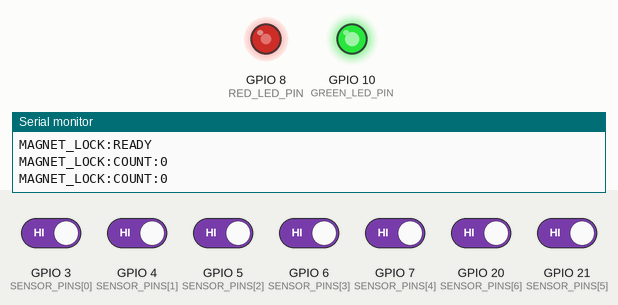
Simulated run of this sketch. Board: Seeed XIAO ESP32-C3. Shown: output pins drawn as LEDs (lit = HIGH), the last lines printed to the serial monitor. The test bench sets the inputs (shaded band); at power-on: GPIO 3 (SENSOR_PINS[0]), GPIO 4 (SENSOR_PINS[1]), GPIO 5 (SENSOR_PINS[2]), GPIO 6 (SENSOR_PINS[3]), GPIO 7 (SENSOR_PINS[4]), GPIO 20 (SENSOR_PINS[6]), GPIO 21 (SENSOR_PINS[5]) HIGH.

Above: at 2.26 s.
2.3 s: GPIO 3 (SENSOR_PINS[0]) driven LOW
At 2.62 s:
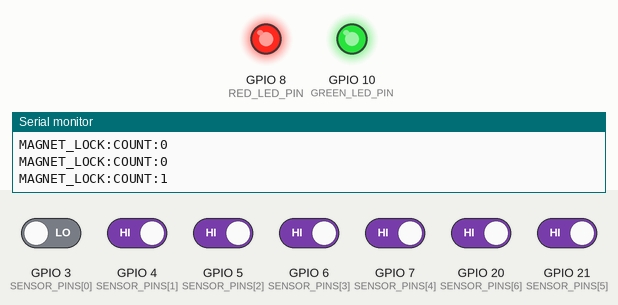
5.3 s: GPIO 3 (SENSOR_PINS[0]) driven HIGH
At 6.4 s:
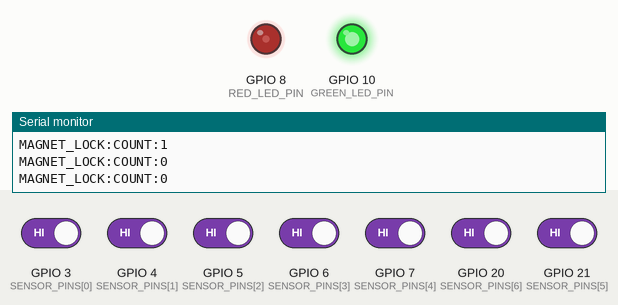
8.3 s: GPIO 4 (SENSOR_PINS[1]) driven LOW
At 8.94 s:
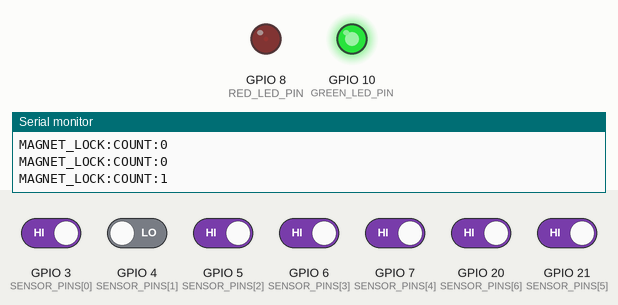
11.3 s: GPIO 5 (SENSOR_PINS[2]) driven LOW
At 11.94 s:
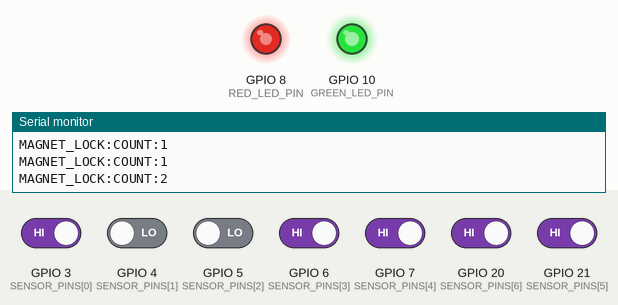
14.3 s: GPIO 6 (SENSOR_PINS[3]) driven LOW
17.3 s: GPIO 7 (SENSOR_PINS[4]) driven LOW
Timing chart, 0 to 21.3 s (numbered marks = the images above; inputs shaded):
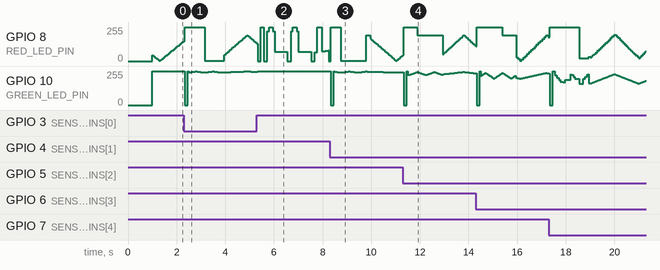

The sketch:

ChaosHeistController.ino
```cpp
#include <Arduino.h>

// Seven KY-003 digital Hall-effect sensor modules on the XIAO ESP32-C3.
const int SENSOR_PINS[] = {D1, D2, D3, D4, D5, D6, D7};
const int SENSOR_COUNT = sizeof(SENSOR_PINS) / sizeof(SENSOR_PINS[0]);

// IMPORTANT: In Arduino IDE, set Tools > USB CDC On Boot > Enabled.
// The XIAO also labels D6/GPIO21 as UART TX. With USB CDC disabled, the
// Serial heartbeat can appear as activity on D6 and make that KY-003 LED
// flicker. USB CDC keeps the PC serial connection on the native USB pins.

// Four-leg RGB LED. Only the red and green channels are needed.
// Use one 220-330 ohm resistor on EACH connected color leg.
// D8/GPIO8 is used only as an LED output. Unlike a Hall input, this does not
// let a detected magnet force a boot-strapping pin low during reset. D0/GPIO2
// and the boot-button pin D9/GPIO9 are deliberately left unconnected.
const int RED_LED_PIN = D8;
const int GREEN_LED_PIN = D10;

// false: common cathode goes to GND.
// true: common anode goes to 3V3 and the PWM output is inverted.
const bool RGB_COMMON_ANODE = true;

// Most KY-003 modules pull their signal LOW when the correct
// magnet pole is detected. INPUT_PULLUP also keeps the signal
// in a known state if the module is disconnected.
const bool SENSOR_ACTIVE_LOW = true;

const unsigned long HEARTBEAT_INTERVAL_MS = 1000;
const unsigned long SENSOR_DEBOUNCE_MS = 30;
const unsigned long RETURN_ENERGY_BOOST_MS = 1600;
const unsigned long RETURN_BOOST_PULSE_PERIOD_MS = 700;
// Keep the final LED failure effect long enough to accompany the Windows
// shutdown sequence: fluorescent buzz, fading buzz, dying buzz, then TV off.
const unsigned long POWER_LOSS_LIGHTS_MS = 2347;
const unsigned long POWER_LOSS_BUZZ_FADES_MS = 3968;
const unsigned long POWER_LOSS_BUZZ_DIES_MS = 2005;
const unsigned long POWER_LOSS_TV_OFF_MS = 2051;
const unsigned long POWER_LOSS_BUZZ_FADES_START_MS =
  POWER_LOSS_LIGHTS_MS;
const unsigned long POWER_LOSS_BUZZ_DIES_START_MS =
  POWER_LOSS_LIGHTS_MS + POWER_LOSS_BUZZ_FADES_MS;
const unsigned long POWER_LOSS_TV_OFF_START_MS =
  POWER_LOSS_BUZZ_DIES_START_MS + POWER_LOSS_BUZZ_DIES_MS;
const unsigned long POWER_LOSS_TOTAL_MS =
  POWER_LOSS_TV_OFF_START_MS + POWER_LOSS_TV_OFF_MS;

// Resting energy color for 0 through 7 detected emeralds. The LED has only
// red and green connected, so these values move through red, orange, amber,
// yellow-green, and finally pure green as the shrine's energy is restored.
const byte ENERGY_RED[SENSOR_COUNT + 1] = {
  255, 255, 255, 255, 235, 190, 95, 0
};
const byte ENERGY_GREEN[SENSOR_COUNT + 1] = {
  0, 12, 30, 58, 95, 145, 220, 255
};

enum LedEffect {
  LED_EFFECT_NONE,
  LED_EFFECT_REMOVED,
  LED_EFFECT_FINAL_REMOVED,
  LED_EFFECT_RETURNED,
  LED_EFFECT_ALL_RETURNED,
};

int previousCount = -1;
unsigned long lastHeartbeat = 0;
bool rawSensorStates[SENSOR_COUNT];
bool stableSensorStates[SENSOR_COUNT];
unsigned long rawStateChangedAt[SENSOR_COUNT];
LedEffect activeLedEffect = LED_EFFECT_NONE;
unsigned long ledEffectStartedAt = 0;
bool returnEnergyBoostActive = false;
unsigned long returnEnergyBoostStartedAt = 0;

bool magnetDetected(int pin) {
  int reading = digitalRead(pin);

  if (SENSOR_ACTIVE_LOW) {
    return reading == LOW;
  }

  return reading == HIGH;
}

void initializeSensorStates() {
  unsigned long now = millis();

  for (int i = 0; i < SENSOR_COUNT; i++) {
    bool detected = magnetDetected(SENSOR_PINS[i]);
    rawSensorStates[i] = detected;
    stableSensorStates[i] = detected;
    rawStateChangedAt[i] = now;
  }
}

void updateSensorStates() {
  unsigned long now = millis();

  for (int i = 0; i < SENSOR_COUNT; i++) {
    bool detected = magnetDetected(SENSOR_PINS[i]);

    if (detected != rawSensorStates[i]) {
      rawSensorStates[i] = detected;
      rawStateChangedAt[i] = now;
    }

    if (
      stableSensorStates[i] != rawSensorStates[i]
      && now - rawStateChangedAt[i] >= SENSOR_DEBOUNCE_MS
    ) {
      stableSensorStates[i] = rawSensorStates[i];
    }
  }
}

int countMagnets() {
  int count = 0;

  for (int i = 0; i < SENSOR_COUNT; i++) {
    if (stableSensorStates[i]) {
      count++;
    }
  }

  return count;
}

void writeLedChannel(int pin, int brightness) {
  brightness = constrain(brightness, 0, 255);
  analogWrite(pin, RGB_COMMON_ANODE ? 255 - brightness : brightness);
}

void setLed(int red, int green) {
  writeLedChannel(RED_LED_PIN, red);
  writeLedChannel(GREEN_LED_PIN, green);
}

void startLedEffect(int oldCount, int newCount) {
  if (oldCount < 0 || newCount == oldCount) {
    return;
  }

  if (newCount < oldCount) {
    activeLedEffect = (
      newCount == 0
      ? LED_EFFECT_FINAL_REMOVED
      : LED_EFFECT_REMOVED
    );
    returnEnergyBoostActive = false;
  } else if (newCount == SENSOR_COUNT) {
    activeLedEffect = LED_EFFECT_ALL_RETURNED;
    returnEnergyBoostActive = true;
    returnEnergyBoostStartedAt = millis();
  } else {
    activeLedEffect = LED_EFFECT_RETURNED;
    returnEnergyBoostActive = true;
    returnEnergyBoostStartedAt = millis();
  }

  ledEffectStartedAt = millis();
}

bool renderLedEffect() {
  unsigned long elapsed = millis() - ledEffectStartedAt;

  if (activeLedEffect == LED_EFFECT_REMOVED) {
    // Two sharp red alarm flashes.
    if (elapsed < 70 || (elapsed >= 110 && elapsed < 180)) {
      setLed(255, 0);
      return true;
    }
    if (elapsed < 230) {
      setLed(0, 0);
      return true;
    }
  } else if (activeLedEffect == LED_EFFECT_FINAL_REMOVED) {
    // The final emerald makes the Master Emerald appear to lose power over
    // the same long arc as the Windows display: unstable red flicker, a
    // fading buzz, a dying glow, then darkness before normal red narration
    // mode resumes.
    if (elapsed < 120) {
      setLed(255, 0);
      return true;
    }
    if (elapsed < 250) {
      setLed(0, 0);
      return true;
    }
    if (elapsed < POWER_LOSS_LIGHTS_MS) {
      unsigned long flicker = (elapsed - 250) / 75;
      if (flicker % 13 == 0 || flicker % 13 == 1) {
        setLed(255, 0);
      } else if (flicker % 13 == 2 || flicker % 13 == 5) {
        setLed(32, 0);
      } else if (flicker % 13 == 3 || flicker % 13 == 4) {
        setLed(0, 0);
      } else {
        setLed(185, 0);
      }
      return true;
    }
    if (elapsed < POWER_LOSS_BUZZ_DIES_START_MS) {
      unsigned long phase = elapsed - POWER_LOSS_BUZZ_FADES_START_MS;
      int baseline = 190 - static_cast<int>(
        100UL * phase / POWER_LOSS_BUZZ_FADES_MS
      );
      unsigned long flicker = phase / 95;
      if (flicker % 17 == 1 || flicker % 17 == 2
          || flicker % 17 == 9) {
        setLed(0, 0);
      } else if (flicker % 17 == 6) {
        setLed(255, 0);
      } else {
        setLed(baseline, 0);
      }
      return true;
    }
    if (elapsed < POWER_LOSS_TV_OFF_START_MS) {
      unsigned long phase = elapsed - POWER_LOSS_BUZZ_DIES_START_MS;
      int baseline = 105 - static_cast<int>(
        90UL * phase / POWER_LOSS_BUZZ_DIES_MS
      );
      unsigned long flicker = phase / 70;
      if (flicker % 11 == 0 || flicker % 11 == 3) {
        setLed(120, 0);
      } else if (flicker % 11 == 1 || flicker % 11 == 2
          || flicker % 11 == 4 || flicker % 11 == 5) {
        setLed(0, 0);
      } else {
        setLed(baseline, 0);
      }
      return true;
    }
    if (elapsed < POWER_LOSS_TOTAL_MS) {
      unsigned long phase = elapsed - POWER_LOSS_TV_OFF_START_MS;
      if (phase < 130) {
        setLed(255, 0);
      } else if (phase < 560) {
        setLed((phase / 80 % 2) ? 0 : 45, 0);
      } else if (phase < 920) {
        setLed((phase / 120 % 2) ? 0 : 12, 0);
      } else {
        setLed(0, 0);
      }
      return true;
    }
  } else if (activeLedEffect == LED_EFFECT_RETURNED) {
    // A short green absorption flash before returning to red warning mode.
    if (elapsed < 120) {
      setLed(0, 255);
      return true;
    }
    if (elapsed < 170) {
      setLed(0, 0);
      return true;
    }
  } else if (activeLedEffect == LED_EFFECT_ALL_RETURNED) {
    // Three increasingly bright green charge pulses.
    if (elapsed < 1080) {
      int pulseIndex = elapsed / 360;
      unsigned long withinPulse = elapsed % 360;

      if (withinPulse < 190) {
        int targetBrightness = 130 + pulseIndex * 60;
        int brightness = 50 + static_cast<int>(
          (targetBrightness - 50) * withinPulse / 190
        );
        setLed(0, brightness);
      } else {
        setLed(0, 0);
      }
      return true;
    }
  }

  activeLedEffect = LED_EFFECT_NONE;
  return false;
}

void updateLed(int currentCount) {
  if (activeLedEffect != LED_EFFECT_NONE && renderLedEffect()) {
    return;
  }

  currentCount = constrain(currentCount, 0, SENSOR_COUNT);
  unsigned long now = millis();
  if (
    returnEnergyBoostActive
    && now - returnEnergyBoostStartedAt >= RETURN_ENERGY_BOOST_MS
  ) {
    returnEnergyBoostActive = false;
  }

  // More recovered emeralds make the shrine pulse more quickly. Returning an
  // emerald temporarily speeds it up further so the placement feels charged.
  unsigned long pulsePeriod = 2600UL - (
    static_cast<unsigned long>(currentCount) * 150UL
  );
  if (returnEnergyBoostActive) {
    pulsePeriod = RETURN_BOOST_PULSE_PERIOD_MS;
  }

  // Integer-only triangle wave. The ESP32-C3 has no hardware floating-point
  // unit, so avoid float/cosf here; some libm builds can emit illegal FP
  // instructions on this chip.
  const int minimumBrightness = 62;
  const int brightnessRange = 255 - minimumBrightness;
  const unsigned long halfPeriod = pulsePeriod / 2;
  unsigned long phase = now % pulsePeriod;
  int brightness;

  if (phase <= halfPeriod) {
    brightness = minimumBrightness + static_cast<int>(
      brightnessRange * phase / halfPeriod
    );
  } else {
    brightness = minimumBrightness + static_cast<int>(
      brightnessRange * (pulsePeriod - phase) / halfPeriod
    );
  }

  int red = static_cast<int>(ENERGY_RED[currentCount]) * brightness / 255;
  int green = static_cast<int>(ENERGY_GREEN[currentCount]) * brightness / 255;
  setLed(red, green);
}

void sendProtocolLine(const char *line) {
  size_t length = strlen(line);

  // Never let a disconnected or non-reading PC stall loop(). The LED and
  // sensor state are autonomous; USB reporting is best-effort telemetry.
  if (Serial.availableForWrite() < static_cast<int>(length)) {
    return;
  }

  Serial.write(reinterpret_cast<const uint8_t *>(line), length);
}

void sendReady() {
  sendProtocolLine("MAGNET_LOCK:READY\n");
}

void sendCount(int count) {
  char message[32];
  snprintf(message, sizeof(message), "MAGNET_LOCK:COUNT:%d\n", count);
  sendProtocolLine(message);
}

void setup() {
  Serial.begin(115200);

  delay(1000);

  for (int i = 0; i < SENSOR_COUNT; i++) {
    pinMode(SENSOR_PINS[i], INPUT_PULLUP);
  }

  initializeSensorStates();

  pinMode(RED_LED_PIN, OUTPUT);
  pinMode(GREEN_LED_PIN, OUTPUT);
  setLed(0, 0);

  sendReady();

  // Send the initial state immediately.
  previousCount = countMagnets();
  sendCount(previousCount);
  lastHeartbeat = millis();
}

void loop() {
  updateSensorStates();
  int currentCount = countMagnets();

  // Report immediately whenever the number of detected magnets changes.
  if (currentCount != previousCount) {
    startLedEffect(previousCount, currentCount);
    previousCount = currentCount;
    sendCount(currentCount);
  }

  updateLed(currentCount);

  // Keep the Windows display informed that the ESP32 is still connected.
  if (millis() - lastHeartbeat >= HEARTBEAT_INTERVAL_MS) {
    lastHeartbeat = millis();
    sendCount(currentCount);
  }

  delay(5);
}
```
